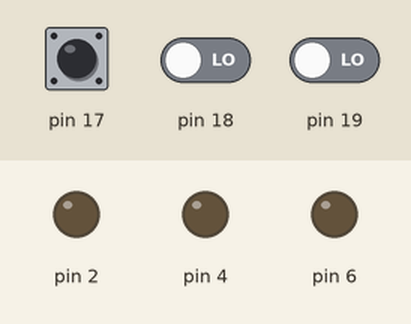
A sketch run on a simulated Arduino Uno, built with avr-gcc and run on an emulated ATmega328P. Shown: output pins drawn as LEDs (lit = HIGH). Inputs (shaded band) come from the test bench; at power-on: pin 17 LOW, pin 18 LOW, pin 19 LOW. Random numbers use the default seed unless the sketch sets one.

Above: at 4.8 s.
4.9 s: pin 17 driven HIGH
At 6.1 s:
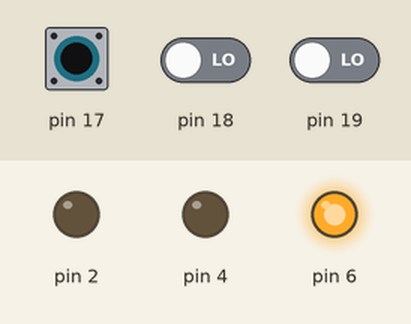
6.4 s: pin 18 driven HIGH
At 7.2 s:
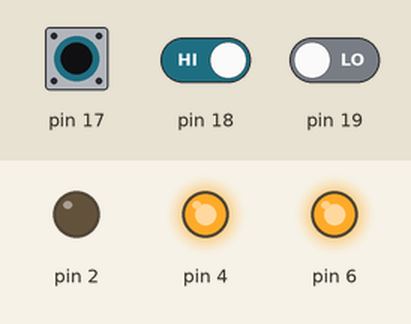
7.9 s: pin 19 driven HIGH
At 8.4 s:
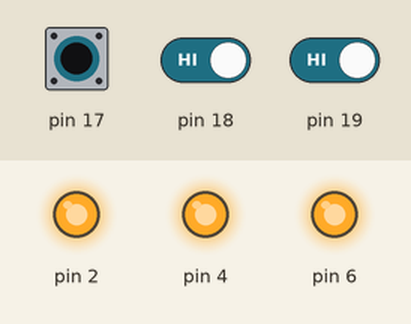
10.9 s: pin 17 driven LOW
At 13.4 s:
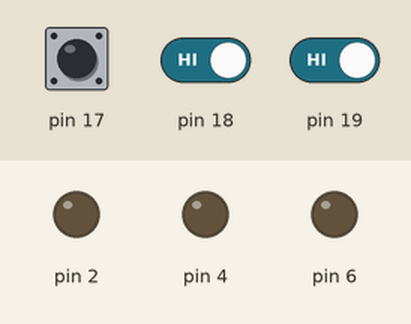
13.9 s: pin 17 pulsed HIGH 5 times (0.12 s each, 0.3 s apart)
At 17.7 s:
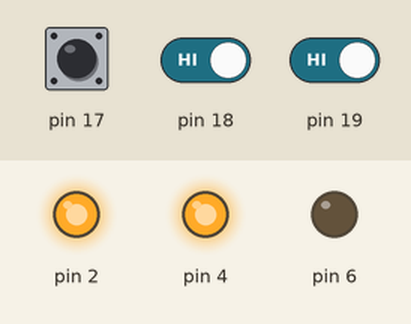
18.4 s: pin 18 driven LOW
At 20.8 s:
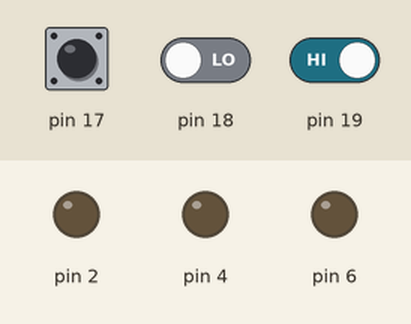
Timing chart, 0 to 22.0 s (numbered marks = the images above; inputs shaded):
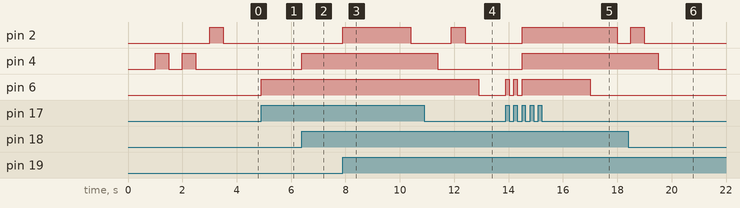

The sketch:

Simon_Says_Game.ino
```cpp
String playercombo = "";     //creating variables used for storing color combos and sensing rising edges in input pins
String gamecombo = "";

int previousButtonMode1 = 0;
int currentButtonMode1 = 0;
int previousButtonMode2 = 0;
int currentButtonMode2 = 0;
int previousButtonMode3 = 0;
int currentButtonMode3 = 0;

void setup() {
  DDRD |= 0b01010100;       //defining the output pins
  PORTD &= ~(0b01010100);   //setting output pins to start at low

  DDRC &= ~(0b00111000);    //defining the input pins

  Serial.begin(9600);       //for debugging purposes
}

void loop() {
  // put your main code here, to run repeatedly:

  previousButtonMode1 = currentButtonMode1;       //reassign previous and current
  previousButtonMode2 = currentButtonMode2;
  previousButtonMode3 = currentButtonMode3;

  currentButtonMode1 = (PINC & (1<<5));           //take in readings for each input pin
  currentButtonMode2 = (PINC & (1<<4));
  currentButtonMode3 = (PINC & (1<<3));

  if(currentButtonMode1 != previousButtonMode1){  //rising edge detection for red
    if(currentButtonMode1 != 0){                  //if currentButtonModel is not 0, then it is receiving a HIGH voltage
      PORTD |= (1<<2);                            //write HIGH to output pin D2
      playercombo += "b";                         //add to player's string
    }
    else{
      PORTD &= ~(1<<2);                           //write LOW to output pin D2
    }
  }

  if(currentButtonMode2 != previousButtonMode2){  //rising edge detection for green
    if(currentButtonMode2 != 0){
      PORTD |= (1<<4);
      playercombo += "g";
    }
    else{
      PORTD &= ~(1<<4);
    }
  }

  if(currentButtonMode3 != previousButtonMode3){  //rising edge detection for blue
    if(currentButtonMode3 != 0){
      PORTD |= (1<<6);
      playercombo += "r";
    }
    else{
      PORTD &= ~(1<<6);
    }
  }

  if(playercombo.length() == gamecombo.length()){
    checkValid();
  }
}

void nextturn(){      //function for adding a new color to gamecombo and flashing lights in the right order

  playercombo = "";   //reset playercode to 0 for the next "turn"

  if(gamecombo.length()==0){        //if the game is starting on the first turn, gamecode will be length 0
    for(int i = 0; i < 2; i++){     //loop for adding 2 colors to gamecombo so that the game starts with at least 3 colors
    int color = random(0,3);
    if(color == 0)
      gamecombo += "r";
    else if(color == 1)
      gamecombo += "g";
    else if(color == 2)
      gamecombo += "b";
    else
      gamecombo += "!";
    }
  }

  int color = random(0,3);          //add new color to gamecombo
    if(color == 0)
      gamecombo += "r";
    else if(color == 1)
      gamecombo += "g";
    else if(color == 2)
      gamecombo += "b";
    else
      gamecombo += "!";

    for(int i = 0; i < gamecombo.length(); i++){  //flash colors for the player to see
      if(gamecombo[i] == 'r'){
        PORTD |= (1<<6);
        delay(500);
        PORTD &= ~(1<<6);
        delay(500);
      }
      if(gamecombo[i] == 'g'){
        PORTD |= (1<<4);
        delay(500);
        PORTD &= ~(1<<4);
        delay(500);
      }
      if(gamecombo[i] == 'b'){
        PORTD |= (1<<2);
        delay(500);
        PORTD &= ~(1<<2);
        delay(500);
      }
    }
}

void lose(){        //flash red then reset gamecombo to 0
  PORTD |= (1<<2);
  PORTD |= (1<<4);
  PORTD |= (1<<6);
  delay(500);
  PORTD |= (1<<2);
  PORTD |= (1<<4);
  PORTD |= (1<<6);
  playercombo="";
  gamecombo="";
  delay(500);
}

void checkValid(){    //checks whether the player's combo matches with the correct combo
    for(int i = 0; i < playercombo.length(); i++){
      if(playercombo[i] != gamecombo[i])
        lose();
    }
    delay(1000);
    nextturn();
}
```

Measured:
- after the input at 4.9 s, pin 6: LOW → HIGH at once
- after the input at 6.4 s, pin 4: LOW → HIGH at once
- after the input at 7.9 s, pin 2: LOW → HIGH at once, → LOW 2.5 s later
- after the input at 10.9 s, pin 6: HIGH → LOW after 2.0 s
- after the input at 13.9 s, pin 2: LOW → HIGH after 0.60 s, → LOW 3.5 s later; pin 4: LOW → HIGH after 0.60 s; pin 6: goes HIGH 0.12 s, LOW 0.18 s, HIGH 0.12 s, LOW 0.18 s, HIGH 2.5 s, then LOW, starting at once
- after the input at 18.4 s, pin 4: HIGH → LOW after 1.1 s
- by itself, pin 4: alternates HIGH for 0.50 s and LOW for 0.50 s, 4 changes in all, then stays LOW
